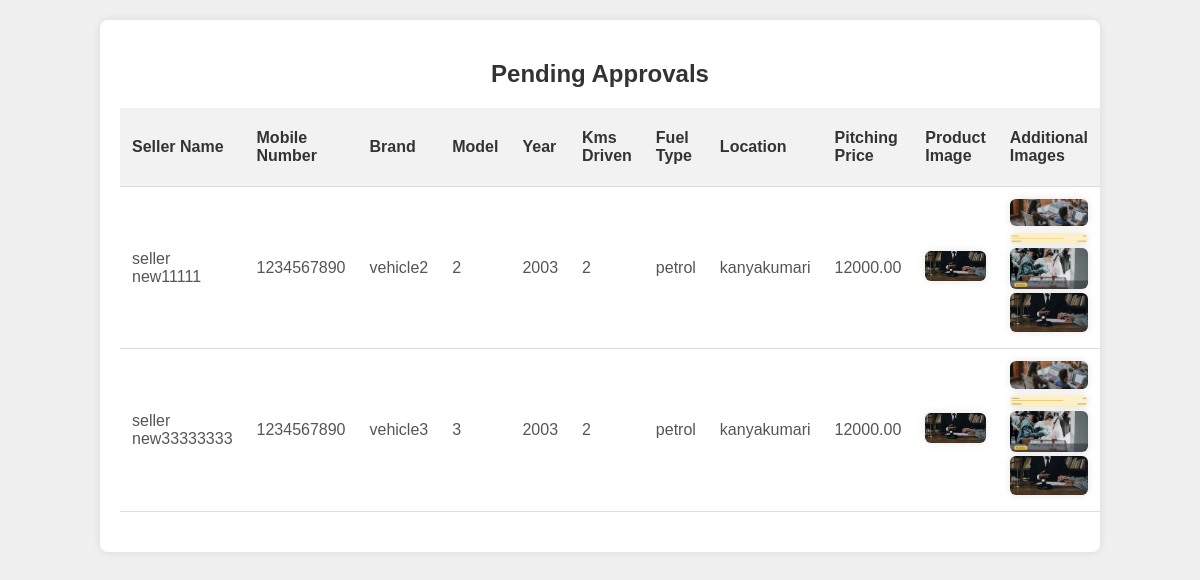
/users/owner/view-approvals/ (signed in), run on the app's committed database.
### users/models.py (models this page shows, shortened)
class VehicleListing(models.Model):
    seller_name = models.CharField(max_length=100)
    mobile_number = models.CharField(max_length=15)
    seller = models.ForeignKey(User, on_delete=models.CASCADE)
    brand = models.CharField(max_length=100)
    model = models.CharField(max_length=100)
    year = models.IntegerField()
    kms_driven = models.IntegerField()
    fuel_type = models.CharField(max_length=50)
    location = models.CharField(max_length=100)
    pitching_price = models.DecimalField(max_digits=10, decimal_places=2)
    product_image = models.ImageField(upload_to='vehicle_images/')
    additional_image1 = models.ImageField(upload_to='vehicle_images/', null=True, blank=True)
    additional_image2 = models.ImageField(upload_to='vehicle_images/', null=True, blank=True)
    additional_image3 = models.ImageField(upload_to='vehicle_images/', null=True, blank=True)
    additional_image4 = models.ImageField(upload_to='vehicle_images/', null=True, blank=True)
    is_approved = models.BooleanField(default=False)
    star_rating = models.IntegerField(null=True, blank=True)
    condition_description = models.TextField(null=True, blank=True)
    owner_review = models.TextField(null=True, blank=True)
    uploaded_at = models.DateTimeField(auto_now_add=True)
    registration_year = models.IntegerField()  # Remove default value
    transmission = models.CharField(max_length=50)  # Remove default value
    num_owners = models.IntegerField()  # Remove default value
    insurance_type = models.CharField(max_length=100)  # Remove default value
    insurance_validity = models.DateField()
    rto = models.CharField(max_length=100)  # Remove default value
    full_details = models.FileField(upload_to='full_details/', null=True, blank=True)  # New field
    @staticmethod
    def get_pending_approvals():
        return VehicleListing.objects.filter(is_approved=False)

### users/views/owner_views.py (the view)
# urls.py: path('owner/view-approvals/', owner_views.view_approvals, name='view-approvals'),
@user_passes_test(is_owner)
def view_approvals(request):
    pending_listings = VehicleListing.get_pending_approvals()
    context = {
        'pending_listings': pending_listings
    }
    return render(request, 'users/view_approvals.html', context)

### users/views/owner_views.py (called while the page is built)
def is_owner(user):
    return user.is_authenticated and user.is_superuser

### users/templates/users/view_approvals.html (shortened to what this page needs)
<!DOCTYPE html>
<html lang="en">
  <head>
  </head>
  <body>
    <div class="container">
      <h2>Pending Approvals</h2>
      <table>
        <thead>
          <tr>
            <th>Seller Name</th>
            <th>Mobile Number</th>
            <th>Brand</th>
            <th>Model</th>
            <th>Year</th>
            <th>Kms Driven</th>
            <th>Fuel Type</th>
            <th>Location</th>
            <th>Pitching Price</th>
            <th>Product Image</th>
            <th>Additional Images</th>
          </tr>
        </thead>
        <tbody>
          {% for listing in pending_listings %}
            <tr>
              <td>{{ listing.seller_name }}</td>
              <td>{{ listing.mobile_number }}</td>
              <td>{{ listing.brand }}</td>
              <td>{{ listing.model }}</td>
              <td>{{ listing.year }}</td>
              <td>{{ listing.kms_driven }}</td>
              <td>{{ listing.fuel_type }}</td>
              <td>{{ listing.location }}</td>
              <td>{{ listing.pitching_price }}</td>
              <td>
                <img src="{{ listing.product_image.url }}" alt="Product Image" />
              </td>
              <td>
                {% if listing.additional_image1 %}
                  <img src="{{ listing.additional_image1.url }}" alt="Additional Image 1" />
                {% endif %}
                {% if listing.additional_image2 %}
                  <img src="{{ listing.additional_image2.url }}" alt="Additional Image 2" />
                {% endif %}
                {% if listing.additional_image3 %}
                  <img src="{{ listing.additional_image3.url }}" alt="Additional Image 3" />
                {% endif %}
                {% if listing.additional_image4 %}
                  <img src="{{ listing.additional_image4.url }}" alt="Additional Image 4" />
                {% endif %}
              </td>
            </tr>
          {% endfor %}
        </tbody>
      </table>
    </div>
  </body>
</html>

### users/templates/users/view_approvals.html (style rules this page uses)
body { font-family: Arial, sans-serif; background-color: #f0f0f0; margin: 0; padding: 0; }
.container { width: 80%; margin: 20px auto; background-color: #fff; padding: 20px; border-radius: 8px; box-shadow: 0 0 10px rgba(0, 0, 0, 0.1); overflow-x: auto; }
h2 { color: #333; margin-bottom: 20px; text-align: center; }
table { width: 100%; border-collapse: collapse; margin-bottom: 20px; }
th, td { padding: 12px; text-align: left; border-bottom: 1px solid #ddd; }
th { background-color: #f2f2f2; color: #333; }
td { background-color: #fff; color: #555; vertical-align: middle; }
img { max-width: 100%; height: auto; border-radius: 6px; box-shadow: 0 0 8px rgba(0, 0, 0, 0.1); }

### data on the page
VehicleListing: seller_name "seller new11111", mobile_number "1234567890", brand "vehicle2", model "2", year "2003", kms_driven "2", fuel_type "petrol", location "kanyakumari", pitching_price "12000.00", product_image (picture), additional_image1 (picture), additional_image2 (picture), additional_image3 (picture), additional_image4 (picture)
VehicleListing: seller_name "seller new33333333", mobile_number "1234567890", brand "vehicle3", model "3", year "2003", kms_driven "2", fuel_type "petrol", location "kanyakumari", pitching_price "12000.00", product_image (picture), additional_image1 (picture), additional_image2 (picture), additional_image3 (picture), additional_image4 (picture)
